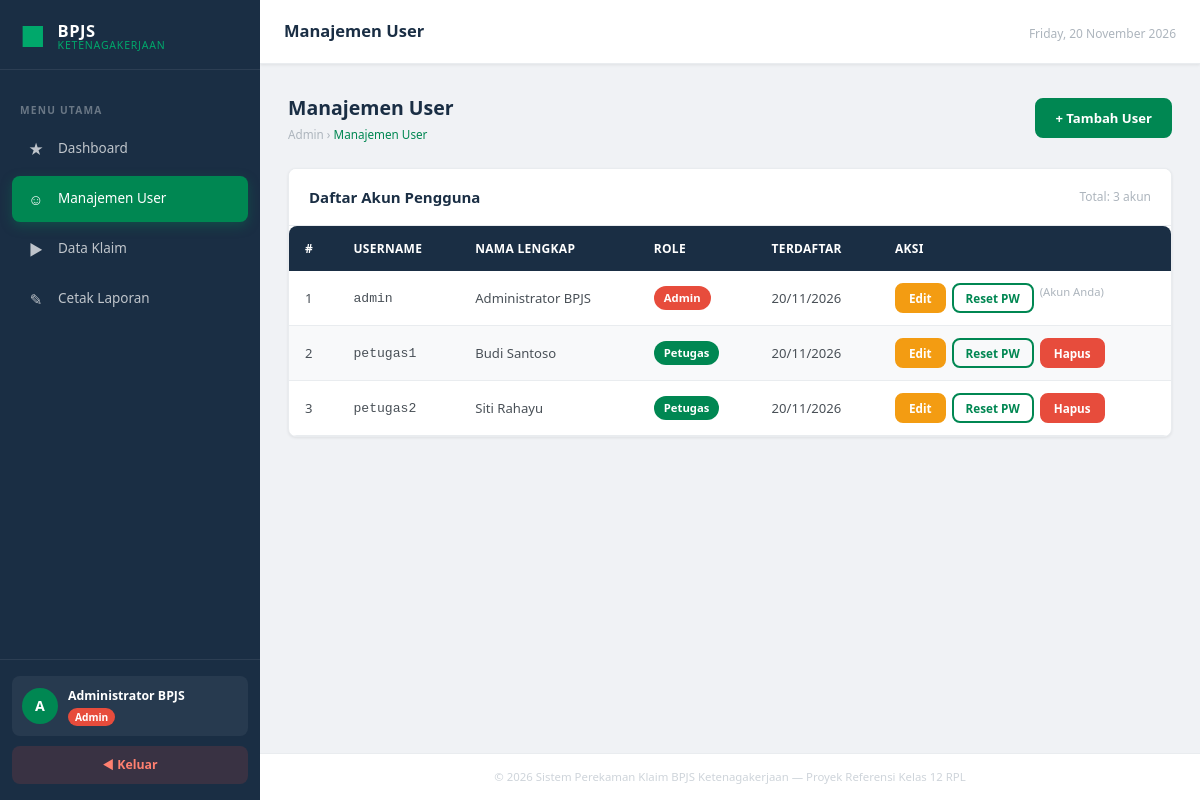
The page /admin/users.php (signed in) on the database its author committed.
### tables this page shows
CREATE TABLE IF NOT EXISTS `users` (
  `id_user`      INT(11)      NOT NULL AUTO_INCREMENT,
  `username`     VARCHAR(50)  NOT NULL,
  `password`     VARCHAR(255) NOT NULL,
  `nama_lengkap` VARCHAR(100) NOT NULL,
  `role`         ENUM('Admin','Petugas') NOT NULL DEFAULT 'Petugas',
  `created_at`   TIMESTAMP    NOT NULL DEFAULT CURRENT_TIMESTAMP,
  PRIMARY KEY (`id_user`),
  UNIQUE KEY `username` (`username`)
);

### admin/users.php (the view, shortened to what this page needs)
<?php
require_once __DIR__ . '/../config/koneksi.php';
$daftarUser = $koneksi->query(
    "SELECT id_user, username, nama_lengkap, role, created_at
     FROM users ORDER BY role ASC, nama_lengkap ASC"
);
require_once __DIR__ . '/../includes/header.php';
?>
<div class="page-header">
    <div>
        <h2>Manajemen User</h2>
        <p class="breadcrumb">Admin &rsaquo; <span>Manajemen User</span></p>
    </div>
    <button class="btn btn-primary" onclick="bukaModal('modalTambah')">&#43; Tambah User</button>
</div>
<div class="card">
    <div class="card-header">
        <h3>Daftar Akun Pengguna</h3>
        <span class="text-muted" style="font-size:.8rem;">Total: <?= $daftarUser->num_rows ?> akun</span>
    </div>
    <div class="table-wrapper">
        <table>
            <thead>
                <tr>
                    <th>#</th>
                    <th>Username</th>
                    <th>Nama Lengkap</th>
                    <th>Role</th>
                    <th>Terdaftar</th>
                    <th>Aksi</th>
                </tr>
            </thead>
            <tbody>
                <?php $no = 1; while ($u = $daftarUser->fetch_assoc()): ?>
                <tr>
                    <td><?= $no++ ?></td>
                    <td><code><?= htmlspecialchars($u['username']) ?></code></td>
                    <td><?= htmlspecialchars($u['nama_lengkap']) ?></td>
                    <td>
                        <span class="badge badge-<?= strtolower($u['role']) ?>">
                            <?= htmlspecialchars($u['role']) ?>
                        </span>
                    </td>
                    <td><?= date('d/m/Y', strtotime($u['created_at'])) ?></td>
                    <td>
                        <div style="display:flex;gap:6px;flex-wrap:wrap;">
                            <button class="btn btn-warning btn-sm"
                                onclick="bukaEdit(
                                    <?= $u['id_user'] ?>,
                                    '<?= htmlspecialchars(addslashes($u['username'])) ?>',
                                    '<?= htmlspecialchars(addslashes($u['nama_lengkap'])) ?>',
                                    '<?= $u['role'] ?>'
                                )">Edit</button>
                            <button class="btn btn-outline btn-sm"
                                onclick="bukaResetPw(<?= $u['id_user'] ?>, '<?= htmlspecialchars(addslashes($u['username'])) ?>')">
                                Reset PW
                            </button>
                            <?php if ($u['id_user'] != $_SESSION['id_user']): ?>
                            <form method="POST" style="display:inline;">
                                <button type="submit" class="btn btn-danger btn-sm"
                                    data-confirm="Yakin hapus user '<?= htmlspecialchars(addslashes($u['username'])) ?>'? Semua klaim yang dibuat akan tetap ada.">
                                    Hapus
                                </button>
                            </form>
                            <?php else: ?>
                            <span class="text-muted" style="font-size:.75rem;">(Akun Anda)</span>
                            <?php endif; ?>
                        </div>
                    </td>
                </tr>
                <?php endwhile; ?>
            </tbody>
        </table>
    </div>
</div>
<?php require_once __DIR__ . '/../includes/footer.php'; ?>

### assets/css/style.css (style rules this page uses)
*, *::before, *::after { margin: 0; padding: 0; box-sizing: border-box; }
:root { --green-primary: #008752; --green-dark: #006640; --green-light: #e6f5ef; --green-accent: #00a86b; --blue-dark: #1a2e44; --blue-medium: #2c4a6e; --blue-light: #e8eef5; --status-received: #3498db; --status-verify: #f39c12; --status-approved: #27ae60; --status-rejected: #e74c3c; --white: #ffffff; --gray-50: #f8f9fa; --gray-100: #f0f2f5; --gray-200: #e9ecef; --gray-300: #dee2e6; --gray-400: #ced4da; --gray-500: #adb5bd; --gray-600: #6c757d; --gray-700: #495057; --gray-800: #343a40; --gray-900: #212529; --font-sans: 'Segoe UI', system-ui, -apple-system, Arial, sans-serif; --font-size-base: 15px; --line-height: 1.6; --sidebar-width: 260px; --topbar-height: 64px; --border-radius: 8px; --border-radius-sm:4px; --border-radius-lg:12px; --shadow-sm: 0 1px 3px rgba(0,0,0,.08); --shadow-md: 0 4px 12px rgba(0,0,0,.12); --shadow-lg: 0 8px 24px rgba(0,0,0,.15); --transition: all .25s ease; }
html { font-size: var(--font-size-base); scroll-behavior: smooth; }
body { font-family: var(--font-sans); background-color: var(--gray-100); color: var(--gray-800); line-height: var(--line-height); min-height: 100vh; }
.badge-admin { background: #e74c3c; color: #fff; }
.badge-petugas { background: var(--green-primary); color: #fff; }
.card { background: var(--white); border-radius: var(--border-radius); box-shadow: var(--shadow-sm); border: 1px solid var(--gray-200); overflow: hidden; }
.card-header { padding: 16px 20px; border-bottom: 1px solid var(--gray-200); display: flex; align-items: center; justify-content: space-between; gap: 12px; background: var(--white); }
.card-header h2, .card-header h3 { font-size: 1rem; font-weight: 700; color: var(--blue-dark); }
.table-wrapper { overflow-x: auto; border-radius: var(--border-radius); }
table { width: 100%; border-collapse: collapse; font-size: .875rem; }
thead th { background: var(--blue-dark); color: var(--white); padding: 13px 16px; text-align: left; font-weight: 600; font-size: .8rem; letter-spacing: .3px; text-transform: uppercase; white-space: nowrap; }
thead th:first-child { border-radius: var(--border-radius-sm) 0 0 0; }
thead th:last-child { border-radius: 0 var(--border-radius-sm) 0 0; }
tbody tr { border-bottom: 1px solid var(--gray-200); transition: background .15s; }
tbody tr:nth-child(even) { background: var(--gray-50); }
tbody td { padding: 12px 16px; vertical-align: middle; color: var(--gray-700); }
.badge { display: inline-flex; align-items: center; gap: 4px; padding: 3px 10px; border-radius: 20px; font-size: .75rem; font-weight: 700; white-space: nowrap; }
.btn { display: inline-flex; align-items: center; justify-content: center; gap: 7px; padding: 9px 18px; border-radius: var(--border-radius); font-size: .875rem; font-weight: 600; font-family: var(--font-sans); cursor: pointer; border: 2px solid transparent; transition: var(--transition); text-decoration: none; white-space: nowrap; }
.btn-primary { background: var(--green-primary); color: var(--white); border-color: var(--green-primary); }
.btn-danger { background: #e74c3c; color: var(--white); border-color: #e74c3c; }
.btn-warning { background: #f39c12; color: var(--white); border-color: #f39c12; }
.btn-outline { background: transparent; color: var(--green-primary); border-color: var(--green-primary); }
.btn-sm { padding: 5px 12px; font-size: .78rem; }
.page-header { display: flex; align-items: center; justify-content: space-between; flex-wrap: wrap; gap: 12px; margin-bottom: 24px; }
.page-header h2 { font-size: 1.3rem; font-weight: 800; color: var(--blue-dark); }
.page-header .breadcrumb { font-size: .78rem; color: var(--gray-500); margin-top: 2px; }
.page-header .breadcrumb span { color: var(--green-primary); }
.text-muted { color: var(--gray-500); font-size: .82rem; }

### rows shown on the page
users: username "admin", nama_lengkap "Administrator BPJS", role "Admin", created_at "20/11/2026", shows "(Akun Anda)"
users: username "petugas1", nama_lengkap "Budi Santoso", role "Petugas", created_at "20/11/2026"
users: username "petugas2", nama_lengkap "Siti Rahayu", role "Petugas", created_at "20/11/2026"

### other values the page prints
substr($namaUser, 0, 1) "A"
$namaUser "Administrator BPJS"
$role "Admin"
$pageTitle "Manajemen User"
$daftarUser->num_rows "3"
